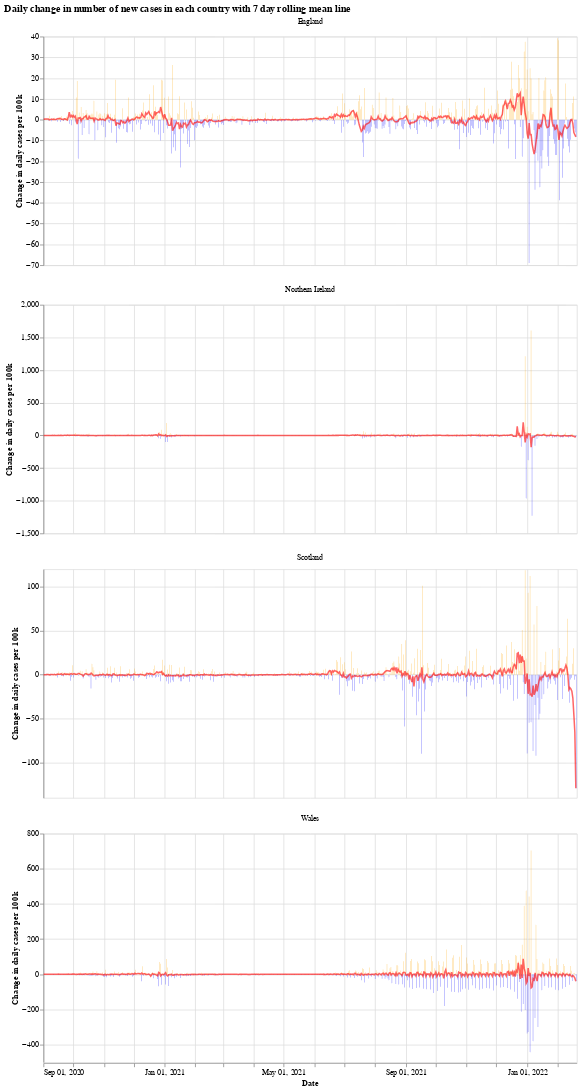

The notebook cell saved with this chart:
### Markdown cell above
We will use the Python library `Altair` for visualising the data, see the [altair docs](https://altair-viz.github.io/) for more information.

First we have a graph which shows the daily change in the number of new cases for each country. This number jumps up and down all over the place, which is likely due to delay in reporting of new cases over the weekend. Another interesting thing is that it looks like the daily cases in Wales experienced a much shorter period of calm over the summer (calm in the sense of daily cases not jumping up and down).

The orange bars are days when the number of new cases (per 100k population) was more than the previous day, while the blue are days when the number of new cases dropped. The red line is the 7 day moving average. 

When the moving average line is below 0, it means that there is a consistent drop in new cases. We can see this clearly happening around the times that lockdowns were introduced (though, to varying degrees). I will update the graphs soon with a marker of when each lockdown started.

### Code cell
# collapse
import altair as alt

bars = alt.Chart(uk_cases).mark_bar().encode(
    x=alt.X("yearmonthdate(date):T", axis=alt.Axis(title='Date')),
    y=alt.Y("casesChangeRate:Q", axis=alt.Axis(title='Change in daily cases per 100k')),
    tooltip='casesChange',
    color=alt.condition(
        alt.datum.casesChangeRate > 0,
        alt.value("orange"),  # The positive color
        alt.value("blue")  # The negative color
    )
).properties(title='Daily change in number of new cases with 7 day rolling mean',width=700).interactive()

line = alt.Chart(uk_cases).mark_line(
    color='red',
    size=2,
    opacity=0.6
).transform_window(
    rolling_mean='mean(casesChangeRate)',
    frame=[0, 7],
    groupby=['areaName']
).encode(
    x='yearmonthdate(date):T',
    y='rolling_mean:Q'
)

alt.layer(bars, line, data=uk_cases).facet(alt.Column(
    'areaName', title=''), columns=1).resolve_scale(y='independent').properties(title='Daily change in number of new cases in each country with 7 day rolling mean line')

### Figure 1 — Vega-Lite specification as saved in the notebook (floating-point values rounded to 4 significant figures; data arrays with more than 128 entries replaced by an {"elided": "..."} marker saying what was removed)
{"config": {"view": {"continuousWidth": 400, "continuousHeight": 300}}, "data": {"name": "data-1f7ccfbcde562ea639e046b96d7981f2"}, "facet": {"type": "nominal", "field": "areaName", "title": ""}, "spec": {"layer": [{"mark": "bar", "encoding": {"color": {"condition": {"value": "orange", "test": "(datum.casesChangeRate > 0)"}, "value": "blue"}, "tooltip": {"type": "quantitative", "field": "casesChange"}, "x": {"type": "temporal", "axis": {"title": "Date"}, "field": "date", "timeUnit": "yearmonthdate"}, "y": {"type": "quantitative", "axis": {"title": "Change in daily cases per 100k"}, "field": "casesChangeRate"}}, "selection": {"selector001": {"type": "interval", "bind": "scales", "encodings": ["x", "y"]}}, "title": "Daily change in number of new cases with 7 day rolling mean", "width": 700}, {"mark": {"type": "line", "color": "red", "opacity": 0.6, "size": 2}, "encoding": {"x": {"type": "temporal", "field": "date", "timeUnit": "yearmonthdate"}, "y": {"type": "quantitative", "field": "rolling_mean"}}, "transform": [{"window": [{"op": "mean", "field": "casesChangeRate", "as": "rolling_mean"}], "frame": [0, 7], "groupby": ["areaName"]}]}]}, "columns": 1, "resolve": {"scale": {"y": "independent"}}, "title": "Daily change in number of new cases in each country with 7 day rolling mean line", "$schema": "https://vega.github.io/schema/vega-lite/v4.8.1.json", "datasets": {"data-1f7ccfbcde562ea639e046b96d7981f2": {"elided": "2148 records"}}}
